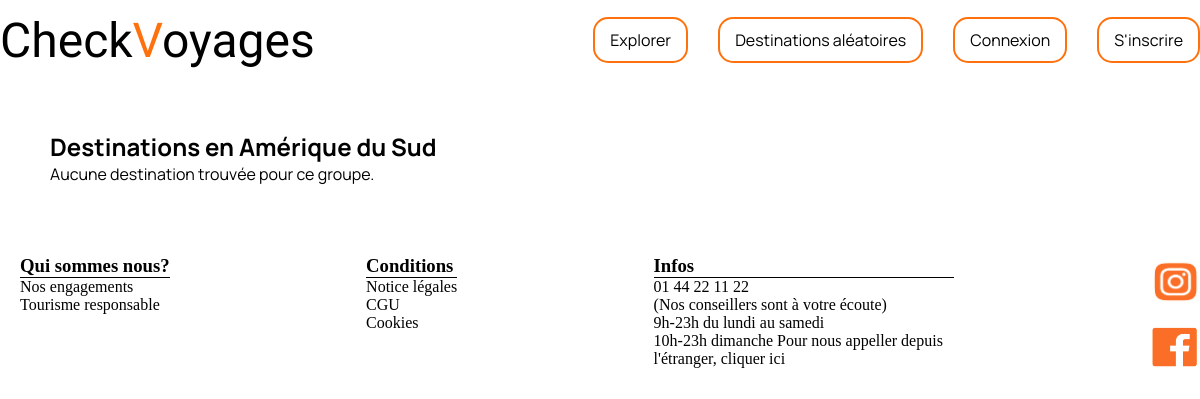
Before: /destinationList.php?id_group=2 with the older database file.
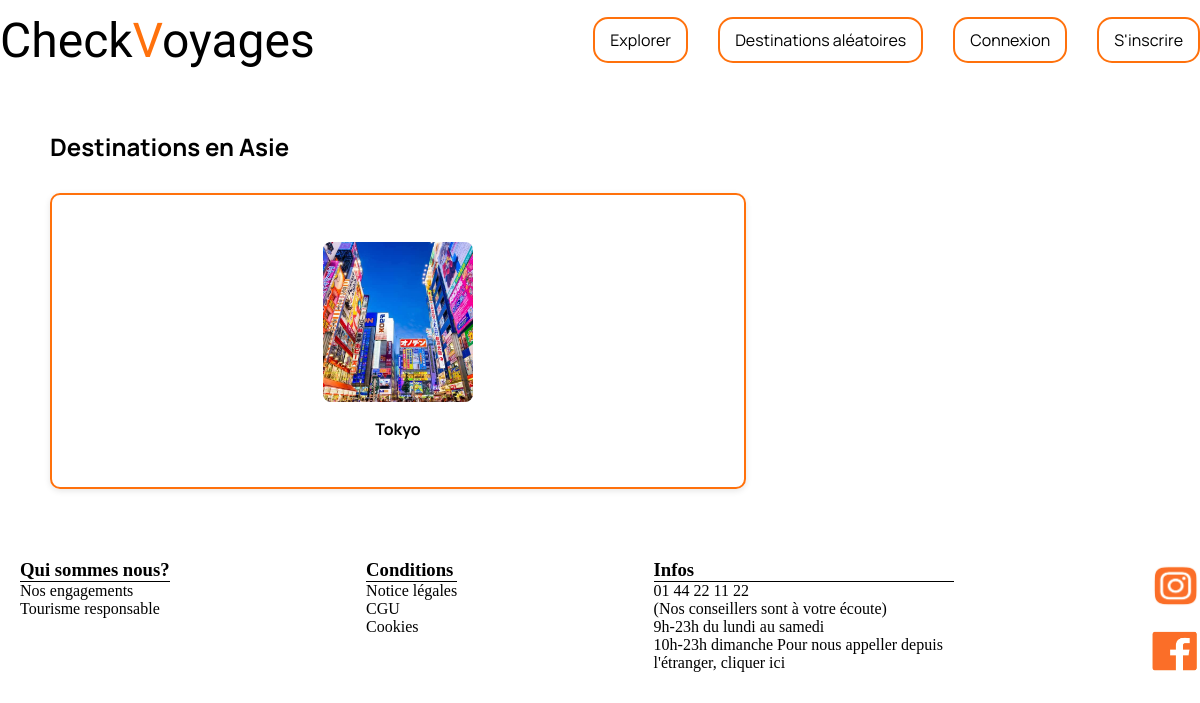
After: the same page with the newer database file.
### tables this page shows
CREATE TABLE IF NOT EXISTS destinationGroup (
    id_destinationGroup INT PRIMARY KEY AUTO_INCREMENT NOT NULL,
    name VARCHAR(50) NOT NULL UNIQUE
);

CREATE TABLE IF NOT EXISTS destination(
	id_destination INT PRIMARY KEY AUTO_INCREMENT NOT NULL,
    id_destinationGroup INT NOT NULL,
    title VARCHAR(100) NOT NULL UNIQUE,
    content TEXT NOT NULL,
    thumbnail VARCHAR(255),
    publication_date DATETIME NOT NULL
);

### Model/DestinationModel.php (called while the page is built, shortened)
<?php
class Destination {
    private ?PDO $bdd;
    public function __construct(?PDO $bdd) {
        $this->bdd = $bdd;
    }
    public function getBDD(): ?PDO {
        return $this->bdd;
    }
    public function listDestinationsByGroup(int $id_group): array {
        try {
            $query = $this->getBDD()->prepare('SELECT id_destination, title, thumbnail FROM destination WHERE id_destinationGroup = ?');
            $query->bindParam(1, $id_group, PDO::PARAM_INT);
            $query->execute();
            return $query->fetchAll(PDO::FETCH_ASSOC);
        } catch (Exception $error) {
            die($error->getMessage());
        }
    }
}
?>

### View/view_destinationList.php (the view)
<?php
class DestinationListView {
    public function renderList(array $destinations, string $groupName): string {
        $html = "<section style='padding: 50px; font-family: \"Manrope\", sans-serif;'>";
        $html .= "<h1>Destinations en " . $groupName . "</h1>";
        if (empty($destinations)) {
            $html .= "<p>Aucune destination trouvée pour ce groupe.</p>";
        } else {
            $html .= "<div class='cards-grid' style='display: grid; grid-template-columns: repeat(auto-fit, minmax(200px, 1fr)); gap: 1.5rem; justify-content: center; margin-top: 30px;'>";
            foreach ($destinations as $dest) {
                $img = !empty($dest['thumbnail']) ? "<img src='images/".$dest['thumbnail']."' alt='".$dest['title']."' style='width: 100%; max-width:150px; height: 160px; object-fit: cover; margin-bottom: 1rem; border-radius: 8px;'>" : "";
                $html .= "<a href='destination.php?id=".$dest['id_destination']."' class='card card-image' style='border: solid 2px rgb(255 113 12); border-radius: 10px; overflow: hidden; text-align: center; padding: 1rem; text-decoration: none; color: black;'>
                            $img
                            <p class='card-description' style='font-size: 1rem; font-weight: bold;'>".$dest['title']."</p>
                         </a>";
            }
            $html .= "</div>";
        }
        $html .= "</section>";
        return $html;
    }
}

### destinationList.php (shortened to what this page needs)
<?php
include './Model/DestinationModel.php';
include './View/header.php';
include './View/view_destinationList.php';
include './View/footer.php';
class DestinationListController {
    private PDO $bdd;
    private Header $header;
    private DestinationListView $view;
    private Footer $footer;
    public function __construct() {
        $this->bdd = new PDO('mysql:host=localhost;dbname=checkvoyages;charset=utf8mb4', 'root', 'root', array(PDO::ATTR_ERRMODE => PDO::ERRMODE_EXCEPTION));
        $this->header = new Header();
        $this->header->setBdd($this->bdd);
        $this->header->setStyle('./src/style/style-index.css');
        $this->view = new DestinationListView();
        $this->footer = new Footer();
    }
    public function display() {
        $id_group = (int)$_GET['id_group'];
        $groupName = $this->getGroupName($id_group);
        $this->header->setTitle("Destinations - CheckVoyages");
        $destModel = new Destination($this->bdd);
        $destinations = $destModel->listDestinationsByGroup($id_group);
        echo $this->header->renderHeader();
        echo $this->view->renderList($destinations, $groupName);
        echo $this->footer->renderFooter();
    }
    private function getGroupName(int $id): string {
        $query = $this->bdd->prepare('SELECT name FROM destinationGroup WHERE id_destinationGroup = ?');
        $query->execute([$id]);
        $res = $query->fetch();
        return $res ? $res['name'] : 'Inconnu';
    }
}
$controller = new DestinationListController();
$controller->display();

### View/header.php (shortened to what this page needs)
<?php
class Header {
    private string $title = '';
    private string $style = '';
    private PDO $bdd;
    public function getTitle(): string {
        return $this->title;
    }
    public function setTitle(string $newTitle): Header {
        $this->title = $newTitle;
        return $this;
    }
    public function getStyle(): string {
        return $this->style;
    }
    public function setStyle(string $newStyle): Header {
        $this->style = $newStyle;
        return $this;
    }
    public function getBdd(): PDO {
        return $this->bdd;
    }
    public function setBdd(PDO $newBdd): Header {
        $this->bdd = $newBdd;
        return $this;
    }
    public function renderExplorer():string {
        $destinationGroup = new DestinationGroup($this->getBdd());
        $groups = $destinationGroup->readDestinationGroups();
        $links = '';
        foreach ($groups as $group) {
            $links .= "<a href='destinationList.php?id_group=".$group['id_destinationGroup']."'>".$group['name']."</a>";
        }
        return $links;
    }
    public function renderHeader():string {
        $linkSession = '';
        $mobileLinkSession = '';
        if (isset($_SESSION['login'])) {
            $linkSession = '
            <div class="dropdown">
                <button id="btn-account">Mon Compte</button>
                <div id="menuAccount" class="dropdown-content">
                    <a href="profile.php">Mes infos</a>
                    <a href="addArticle.php">Ajouter un article</a>
                </div>
            </div>
            <a href="./signOut.php">Deconnexion</a>';
            $mobileLinkSession = '
            <a href="profile.php" class="mobile-item"><i class="fa-solid fa-user-gear"></i><span>Mon Compte</span></a>
            <a href="./signOut.php" class="mobile-item"><i class="fa-solid fa-user-slash"></i><span>Deconnexion</span></a>';
        } else {
            $linkSession = '<a href="./signIn.php">Connexion</a>
            <a href="./signUp.php">S\'inscrire</a>';
            $mobileLinkSession = '<a href="./signIn.php" class="mobile-item"><i class="fa-solid fa-user"></i><span>Connexion</span></a>
            <a href="./signUp.php" class="mobile-item"><i class="fa-solid fa-user-plus"></i><span>S\'inscrire</span></a>';
        }
        return "<!DOCTYPE html>
        <html lang='en'>
            <head>
                <title>".$this->getTitle()."</title>
                <link rel='stylesheet' href='".$this->getStyle()."'>
                <link rel='stylesheet' href='https://cdnjs.cloudflare.com/ajax/libs/font-awesome/6.5.0/css/all.min.css'>
            </head>
            <body>
                <header>
                    <nav>
                        <p class='logo'>Check<span class='orange'>V</span>oyages</p>
                        <div class='nav-links'>
                            <div class='dropdown'>
                        <button id='btn-explorer'>Explorer</button>
                            ".$this->renderExplorer()."
                    </div>
                    <a href='index.php#btn-popular-destinations' class='nav-popular'>Destinations aléatoires</a>
                    ".$linkSession."
                </div>
            </nav>
        </header>
            ".$mobileLinkSession."
        <main> ";
    }
}

### View/footer.php (shortened to what this page needs)
<?php
class Footer {
    private string $containerWhoAreWe = "<div class='container-footer'>
                    <h3>Qui sommes nous?</h3>
                    <p>Nos engagements</p>
                    <p>Tourisme responsable</p>
                </div>";
    private string $containerConditions = "<div class='container-footer'>
                    <h3>Conditions</h3>
                    <p>Notice légales</p>
                    <p>CGU</p>
                    <p>Cookies</p>
                </div>";
    private string $containerInfos = "<div class='container-footer'>
                    <h3>Infos</h3>
                    <p>01 44 22 11 22</p>
                    <p>(Nos conseillers sont à votre écoute)<br>
                9h-23h du lundi au samedi <br> 10h-23h dimanche Pour nous appeller depuis l'étranger, cliquer ici</p>
                </div>";
    private string $containerSocials = "<div class='icons-social'>
                    <img src='images/icon-instagram.png'alt='icon reseaux sociaux instagram'>
                    <img src='images/icon-facebook.png'alt='icon reseaux sociaux facebook'>
                </div>";
    public function getWhoAreWe(): string {
        return $this->containerWhoAreWe;
    }
    public function getConditions(): string {
        return $this->containerConditions;
    }
    public function getInfos(): string {
        return $this->containerInfos;
    }
    public function getSocials(): string {
        return $this->containerSocials;
    }
    public function renderFooter(): string {
        return "</main>
        <footer class='footer'>
            <section class='footer-links'>
                ".$this->getWhoAreWe()."
                ".$this->getConditions()."
                ".$this->getInfos()."
                ".$this->getSocials()."
            </section>
        </footer>
        <script src='./src/script/script.js'></script>
    </body>
</html>";
    }
}
?>

### src/style/style-index.css (style rules this page uses)
* { margin: 0; padding: 0; }
.logo { font-family: "Mansalva", sans-serif; font-size: 300%; cursor: pointer; }
.logo .orange { color: rgb(255 113 12); }
header { background: rgb(255 221 197); height: 80px; position: fixed; top: 0; left: 0; width: 100%; z-index: 1000; }
main { margin-top: 80px; }
nav { display: flex; justify-content: space-between; align-items: center; height: 100%; background-color: white; }
.nav-links { display: flex; align-items: center; gap: 30px; }
.nav-links button, .nav-links a { font-family: 'Manrope', sans-serif; text-decoration: none; color: black; border: solid 2px rgb(255 113 12); border-radius: 15px; padding: 10px 15px; background: none; cursor: pointer; font-size: 1rem; }
html { scroll-behavior: smooth; }
.cards-grid { display: grid; grid-template-columns: repeat(auto-fit, minmax(200px, 1fr)); gap: 1.5rem; justify-content: center; }
.card-image img { width: 100%; max-width:150px; height: 160px; object-fit: cover; margin-bottom: 1rem; border-radius: 8px; }
.container-footer h3 { border-bottom: 1px solid; }
.footer-links { display: flex; justify-content: space-between; flex-wrap: wrap; gap: 2rem; }
.container-footer p { max-width: 300px; }
.footer { padding: 20px 0px 20px 20px; }
.icons-social img { object-fit: cover; max-width:50px; height: 50px; }
.icons-social { display: flex; flex-direction: column; gap: 1rem; }

Changed rows visible on the page:
changed destinationgroup: name "Amérique du Sud" → "Asie"
added destination: thumbnail (picture), title "Tokyo"
Other visible differences:
text no longer shown: "Aucune destination trouvée pour ce groupe."
